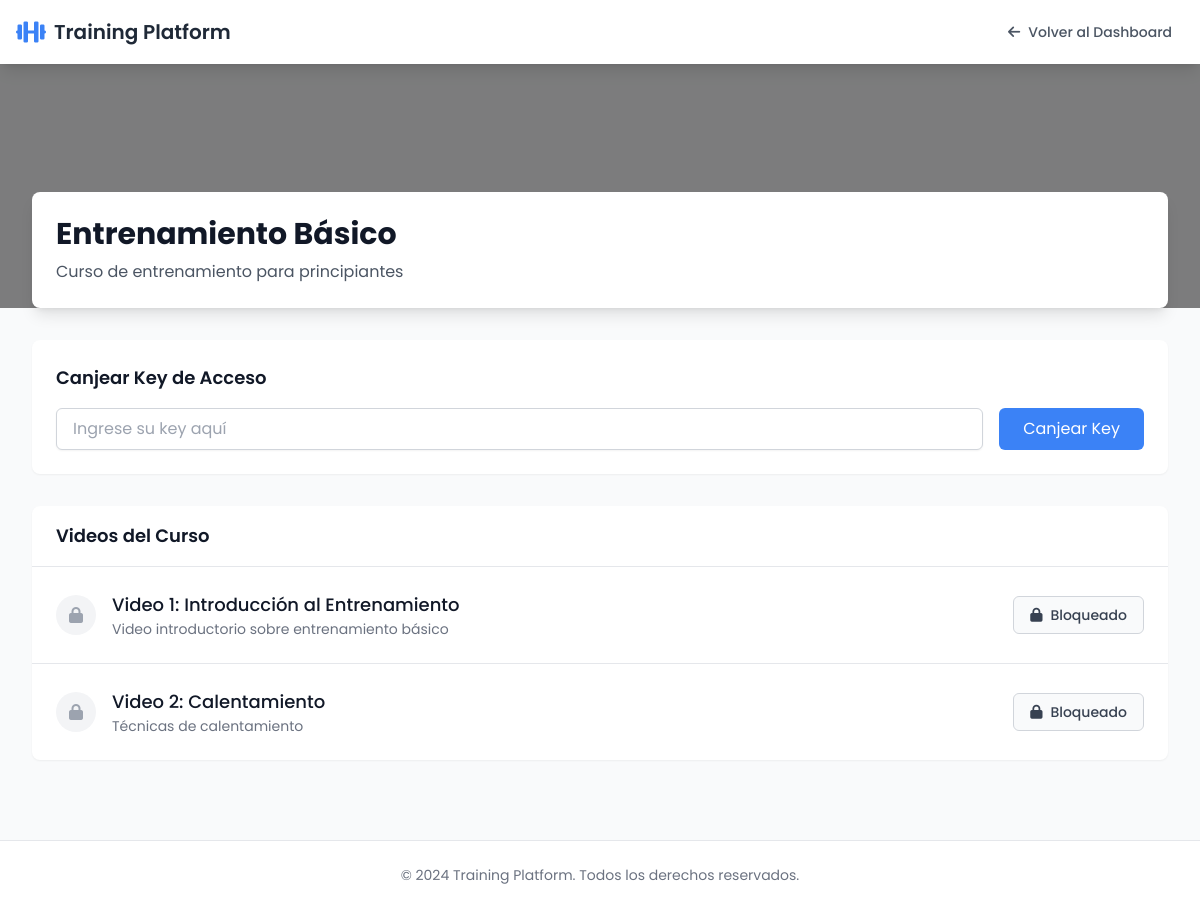
The app's page /course.php?id=1 (signed in) with its own data.
### tables this page shows
CREATE TABLE courses (
    id INT PRIMARY KEY AUTO_INCREMENT,
    title VARCHAR(255) NOT NULL,
    description TEXT,
    cover_image VARCHAR(255) NOT NULL,
    created_at TIMESTAMP DEFAULT CURRENT_TIMESTAMP,
    updated_at TIMESTAMP DEFAULT CURRENT_TIMESTAMP ON UPDATE CURRENT_TIMESTAMP
);

CREATE TABLE episodes (
    id INT PRIMARY KEY AUTO_INCREMENT,
    course_id INT NOT NULL,
    episode_number INT NOT NULL,
    title VARCHAR(255) NOT NULL,
    description TEXT,
    video_url VARCHAR(255) NOT NULL,
    created_at TIMESTAMP DEFAULT CURRENT_TIMESTAMP,
    updated_at TIMESTAMP DEFAULT CURRENT_TIMESTAMP ON UPDATE CURRENT_TIMESTAMP,
    FOREIGN KEY (course_id) REFERENCES courses(id),
    UNIQUE KEY unique_episode (course_id, episode_number)
);

### course.php (the view, shortened to what this page needs)
<?php
require_once 'functions.php';
$course_id = (int)$_GET['id'];
$user_id = $_SESSION['user_id'];
$stmt = $conn->prepare("
    SELECT * FROM courses WHERE id = ?
");
$stmt->bind_param("i", $course_id);
$stmt->execute();
$course = $stmt->get_result()->fetch_assoc();
$stmt = $conn->prepare("
    SELECT e.*,
           CASE WHEN uva.id IS NOT NULL THEN 1 ELSE 0 END as is_unlocked,
           uva.is_completed
    FROM episodes e
    LEFT JOIN user_video_access uva ON e.id = uva.video_id AND uva.user_id = ?
    WHERE e.course_id = ?
    ORDER BY e.episode_number
");
$stmt->bind_param("ii", $user_id, $course_id);
$stmt->execute();
$videos = $stmt->get_result()->fetch_all(MYSQLI_ASSOC);
?>
<!DOCTYPE html>
<html lang="es">
<head>
    <script src="https://cdn.tailwindcss.com"></script>
    <link rel="stylesheet" href="https://cdnjs.cloudflare.com/ajax/libs/font-awesome/6.0.0-beta3/css/all.min.css">
</head>
<body class="bg-gray-50">
    <nav class="bg-white shadow-lg">
        <div class="max-w-7xl mx-auto px-4">
            <div class="flex justify-between h-16">
                <div class="flex">
                    <a href="dashboard.php" class="flex-shrink-0 flex items-center">
                        <i class="fas fa-dumbbell text-primary text-2xl mr-2"></i>
                        <span class="text-xl font-semibold text-gray-800">Training Platform</span>
                    </a>
                </div>
                <div class="flex items-center">
                    <a href="dashboard.php" class="text-gray-600 hover:text-primary px-3 py-2 rounded-md text-sm font-medium">
                        <i class="fas fa-arrow-left mr-2"></i>Volver al Dashboard
                    </a>
                </div>
            </div>
        </div>
    </nav>
    <div class="relative">
        <div class="h-64 w-full bg-cover bg-center" style="background-image: url('<?php echo htmlspecialchars($course['cover_image']); ?>')">
            <div class="absolute inset-0 bg-black bg-opacity-50"></div>
        </div>
        <div class="max-w-7xl mx-auto px-4 sm:px-6 lg:px-8">
            <div class="relative -mt-32">
                <div class="bg-white rounded-lg shadow-lg p-6">
                    <h1 class="text-3xl font-bold text-gray-900 mb-2">
                        <?php echo htmlspecialchars($course['title']); ?>
                    </h1>
                    <p class="text-gray-600">
                        <?php echo htmlspecialchars($course['description']); ?>
                    </p>
                </div>
            </div>
        </div>
    </div>
    <div class="max-w-7xl mx-auto px-4 sm:px-6 lg:px-8 py-8">
        <div class="bg-white rounded-lg shadow-sm p-6 mb-8">
            <h2 class="text-lg font-semibold text-gray-900 mb-4">Canjear Key de Acceso</h2>
            <form action="course.php?id=<?php echo $course_id; ?>" method="POST" class="flex gap-4">
                <input type="text" name="key_code" placeholder="Ingrese su key aquí" required
                    class="flex-1 px-4 py-2 border border-gray-300 rounded-md shadow-sm focus:ring-primary focus:border-primary">
                <button type="submit"
                    class="px-6 py-2 bg-primary text-white rounded-md hover:bg-blue-600 focus:outline-none focus:ring-2 focus:ring-offset-2 focus:ring-primary">
                    Canjear Key
                </button>
            </form>
        </div>
        <div class="bg-white rounded-lg shadow-sm overflow-hidden">
            <div class="px-6 py-4 border-b">
                <h2 class="text-lg font-semibold text-gray-900">Videos del Curso</h2>
            </div>
            <div class="divide-y divide-gray-200">
                <?php foreach ($videos as $video): ?>
                <div class="p-6">
                    <div class="flex items-center justify-between">
                        <div class="flex items-center">
                            <div class="flex-shrink-0">
                                <?php if ($video['is_completed']): ?>
                                    <span class="h-10 w-10 rounded-full bg-green-100 flex items-center justify-center">
                                        <i class="fas fa-check text-green-600"></i>
                                    </span>
                                <?php elseif ($video['is_unlocked']): ?>
                                    <span class="h-10 w-10 rounded-full bg-blue-100 flex items-center justify-center">
                                        <i class="fas fa-play text-primary"></i>
                                    </span>
                                <?php else: ?>
                                    <span class="h-10 w-10 rounded-full bg-gray-100 flex items-center justify-center">
                                        <i class="fas fa-lock text-gray-400"></i>
                                    </span>
                                <?php endif; ?>
                            </div>
                            <div class="ml-4">
                                <h3 class="text-lg font-medium text-gray-900">
                                    Video <?php echo $video['episode_number']; ?>: <?php echo htmlspecialchars($video['title']); ?>
                                </h3>
                                <p class="text-sm text-gray-500">
                                    <?php echo htmlspecialchars($video['description']); ?>
                                </p>
                            </div>
                        </div>
                        <div>
                            <?php if ($video['is_unlocked']): ?>
                                <a href="video.php?id=<?php echo $video['id']; ?>"
                                   class="inline-flex items-center px-4 py-2 border border-transparent text-sm font-medium rounded-md text-white bg-primary hover:bg-blue-600">
                                    <?php echo $video['is_completed'] ? 'Ver de nuevo' : 'Ver video'; ?>
                                </a>
                            <?php else: ?>
                                <span class="inline-flex items-center px-4 py-2 border border-gray-300 text-sm font-medium rounded-md text-gray-700 bg-gray-50">
                                    <i class="fas fa-lock mr-2"></i>Bloqueado
                                </span>
                            <?php endif; ?>
                        </div>
                    </div>
                </div>
                <?php endforeach; ?>
            </div>
        </div>
    </div>
    <footer class="bg-white border-t mt-12">
        <div class="max-w-7xl mx-auto py-6 px-4 sm:px-6 lg:px-8">
            <p class="text-center text-gray-500 text-sm">
                &copy; 2024 Training Platform. Todos los derechos reservados.
            </p>
        </div>
    </footer>
</body>
</html>

### course.php (style rules this page uses)
body { font-family: 'Poppins', sans-serif; }

### records on screen
courses: title "Entrenamiento Básico", description "Curso de entrenamiento para principiantes"
episodes: episode_number "1", title "Introducción al Entrenamiento", description "Video introductorio sobre entrenamiento básico"
episodes: episode_number "2", title "Calentamiento", description "Técnicas de calentamiento"
